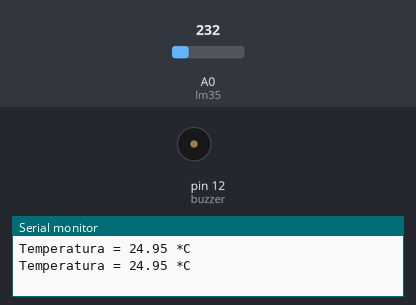
Recording of a sketch running on a simulated Arduino Uno, built with avr-gcc and run on an emulated ATmega328P. On the bench: buzzer (waves = sounding, pin HIGH), the last lines printed to the serial monitor. The test bench sets the inputs (shaded band); at power-on: A0 (lm35) = 232.

Above: at 1.8 s.
1.9 s: A0 (lm35) set to 247
3.4 s: A0 (lm35) set to 271
At 4.3 s:
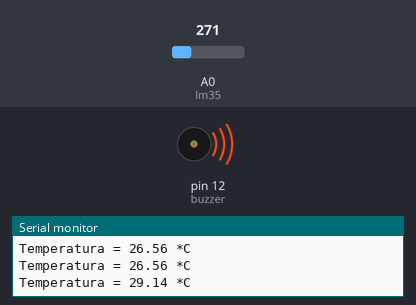
5.5 s: A0 (lm35) set to 250
At 7.1 s:
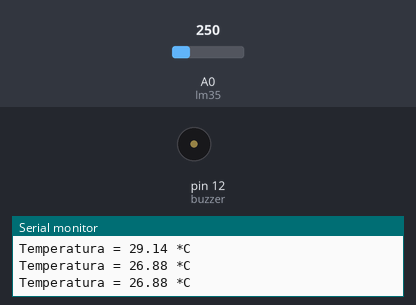
7.5 s: A0 (lm35) set to 266
At 8.7 s:
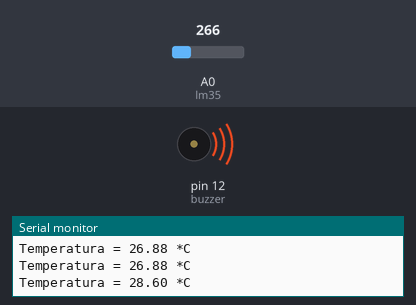
Timing chart, 0 to 10.5 s (numbered marks = the images above; inputs shaded):
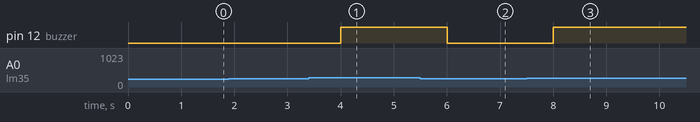

Measured:
- the behaviour switches between 257 and 258 on A0 (lm35) (found by bisection; images 0 and 1)
- after the input at 3.4 s, pin 12 (buzzer): LOW → HIGH after 0.60 s
- after the input at 5.5 s, pin 12 (buzzer): HIGH → LOW after 0.50 s
- after the input at 7.5 s, pin 12 (buzzer): LOW → HIGH after 0.51 s

The sketch:

sensor-temperatura.ino
```cpp
const int lm35 = 0 ;
const int buzzer = 12 ;
const float temperature_limit = 27.7 ;

float temperature = 0 ;
int adc = 0 ;

void setup() {
  Serial.begin( 9600 ) ;
  analogReference( INTERNAL ) ;
  pinMode( buzzer , OUTPUT ) ;
}

void loop() {
  adc = analogRead( lm35 ) ;
  temperature = adc * 0.1075268817204301 ;

  if ( temperature > temperature_limit ) {
    digitalWrite( buzzer , HIGH ) ;
  }
  else {
    digitalWrite( buzzer , LOW ) ;
  }

  Serial.print( "Temperatura = " ) ;
  Serial.print( temperature ) ;
  Serial.println( " *C" ) ;
  delay( 1000 ) ;
}
```
